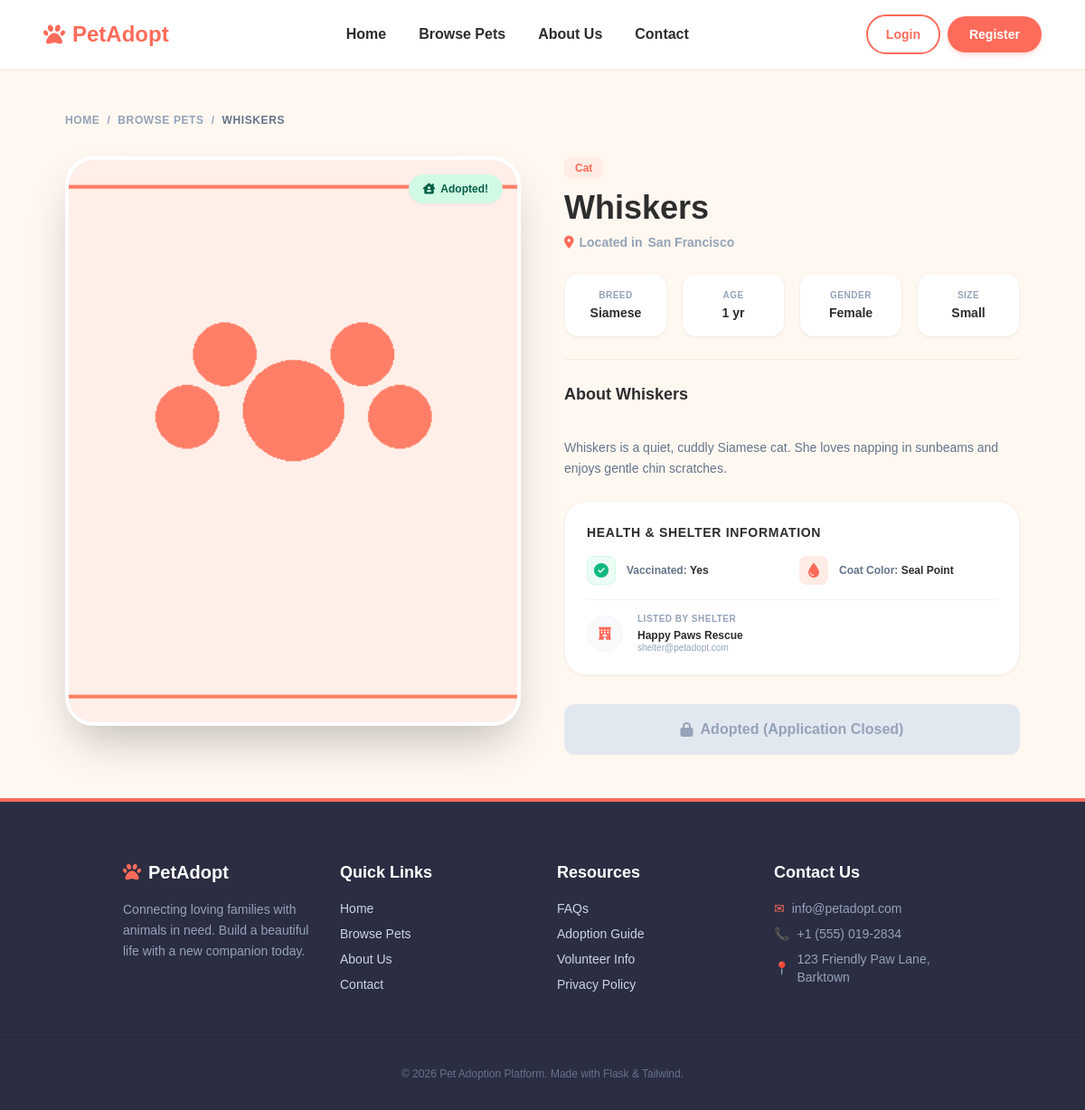
/pets/2, run on the app's committed database.
### models.py (models this page shows, shortened)
class Pet(db.Model):
    __tablename__ = 'pets'
    id = db.Column(db.Integer, primary_key=True)
    name = db.Column(db.String(100), nullable=False)
    species = db.Column(db.String(50), nullable=False)  # Dog, Cat, Rabbit, Bird, Other
    breed = db.Column(db.String(100), nullable=True)
    age = db.Column(db.Integer, nullable=True)
    gender = db.Column(db.String(20), nullable=False)  # Male, Female
    size = db.Column(db.String(20), nullable=False)  # Small, Medium, Large
    color = db.Column(db.String(50), nullable=True)
    description = db.Column(db.Text, nullable=True)
    photo = db.Column(db.String(255), nullable=True, default='default_pet.png')
    location = db.Column(db.String(100), nullable=False)
    vaccinated = db.Column(db.Boolean, default=False)
    is_adopted = db.Column(db.Boolean, default=False)
    shelter_id = db.Column(db.Integer, db.ForeignKey('users.id'), nullable=False)
    created_at = db.Column(db.DateTime, default=datetime.utcnow)
    applications = db.relationship('AdoptionApplication', backref='pet', lazy=True, cascade="all, delete-orphan")

class User(db.Model, UserMixin):
    __tablename__ = 'users'
    id = db.Column(db.Integer, primary_key=True)
    name = db.Column(db.String(100), nullable=False)
    email = db.Column(db.String(120), unique=True, nullable=False)
    password_hash = db.Column(db.String(255), nullable=False)
    role = db.Column(db.String(20), nullable=False, default='adopter')  # adopter, shelter, admin
    phone = db.Column(db.String(20), nullable=True)
    city = db.Column(db.String(100), nullable=True)
    created_at = db.Column(db.DateTime, default=datetime.utcnow)
    pets = db.relationship('Pet', backref='shelter', lazy=True, cascade="all, delete-orphan")
    applications = db.relationship('AdoptionApplication', backref='applicant', lazy=True, cascade="all, delete-orphan")

### pet_routes.py (the view)
@pets_bp.route('/pets/<int:pet_id>')
def pet_detail(pet_id):
    pet = Pet.query.get_or_404(pet_id)
    return render_template('pets/pet_detail.html', pet=pet)

### templates/pets/pet_detail.html (shortened to what this page needs)
{% extends 'base.html' %}
{% block content %}
<div class="container mx-auto max-w-6xl px-6 md:px-12 py-12">
    <nav class="flex items-center gap-2 text-xs font-bold uppercase tracking-wider text-slate-400 mb-8 text-left animate-fade-in-up">
        <a href="{{ url_for('general.home') }}" class="hover:text-primary transition-colors">Home</a>
        <span>/</span>
        <a href="{{ url_for('pets.pet_list') }}" class="hover:text-primary transition-colors">Browse Pets</a>
        <span>/</span>
        <span class="text-slate-500">{{ pet.name }}</span>
    </nav>
    <div class="grid grid-cols-1 lg:grid-cols-12 gap-12 items-start text-left">
        <div class="lg:col-span-6 animate-fade-in-up">
            <div class="relative rounded-[32px] overflow-hidden border-4 border-white shadow-2xl aspect-[4/5] bg-slate-100 group">
                <div class="absolute top-4 right-4 z-10">
                    {% if pet.is_adopted %}
                        <span class="inline-flex items-center gap-1.5 text-xs font-bold px-4 py-2 bg-emerald-100 text-emerald-800 rounded-full shadow-sm">
                            <i class="fa-solid fa-house-chimney-user"></i> Adopted!
                        </span>
                    {% else %}
                        <span class="inline-flex items-center gap-1.5 text-xs font-bold px-4 py-2 bg-amber-100 text-amber-800 rounded-full shadow-sm">
                            <i class="fa-solid fa-heart-pulse"></i> Available
                        </span>
                    {% endif %}
                </div>
                {% if pet.photo %}
                    <img
                      src="{{ url_for('static', filename='uploads/pet_photos/' + pet.photo) }}"
                      alt="{{ pet.name }}"
                      class="w-full h-full object-cover transition-transform duration-700 group-hover:scale-105"
                    />
                {% else %}
                    <img
                      src="{{ url_for('static', filename='uploads/pet_photos/default_pet.png') }}"
                      alt="{{ pet.name }}"
                      class="w-full h-full object-cover transition-transform duration-700 group-hover:scale-105"
                    />
                {% endif %}
            </div>
        </div>
        <div class="lg:col-span-6 flex flex-col gap-6 animate-fade-in-up" style="animation-delay: 100ms;">
            <div>
                <span class="inline-flex items-center gap-1 px-3 py-1 bg-primary-light text-primary rounded-lg text-xs font-bold mb-3">
                    {{ pet.species }}
                </span>
                <h1 class="text-4xl font-black text-dark mb-2">{{ pet.name }}</h1>
                <p class="text-slate-400 text-sm font-semibold flex items-center gap-1.5">
                    <i class="fa-solid fa-location-dot text-primary"></i>
                    Located in <strong>{{ pet.location }}</strong>
                </p>
            </div>
            <div class="grid grid-cols-2 sm:grid-cols-4 gap-4">
                <div class="bg-white border border-border/60 rounded-2xl p-4 shadow-sm text-center">
                    <span class="block text-[10px] font-bold text-slate-400 uppercase tracking-wider mb-1">Breed</span>
                    <strong class="text-dark text-sm leading-tight block truncate">{% if pet.breed %}{{ pet.breed }}{% else %}Mixed{% endif %}</strong>
                </div>
                <div class="bg-white border border-border/60 rounded-2xl p-4 shadow-sm text-center">
                    <span class="block text-[10px] font-bold text-slate-400 uppercase tracking-wider mb-1">Age</span>
                    <strong class="text-dark text-sm leading-tight block truncate">{{ pet.age }} {% if pet.age == 1 %}yr{% else %}yrs{% endif %}</strong>
                </div>
                <div class="bg-white border border-border/60 rounded-2xl p-4 shadow-sm text-center">
                    <span class="block text-[10px] font-bold text-slate-400 uppercase tracking-wider mb-1">Gender</span>
                    <strong class="text-dark text-sm leading-tight block truncate">{{ pet.gender }}</strong>
                </div>
                <div class="bg-white border border-border/60 rounded-2xl p-4 shadow-sm text-center">
                    <span class="block text-[10px] font-bold text-slate-400 uppercase tracking-wider mb-1">Size</span>
                    <strong class="text-dark text-sm leading-tight block truncate">{{ pet.size }}</strong>
                </div>
            </div>
            <div class="border-t border-[#f1e3d3]/60 pt-6">
                <h3 class="text-lg font-black text-dark mb-3">About {{ pet.name }}</h3>
                <p class="text-slate-500 text-sm leading-relaxed whitespace-pre-line">
                    {% if pet.description %}{{ pet.description }}{% else %}No description provided for {{ pet.name }}. Please request more information from the partner shelter listed below.{% endif %}
                </p>
            </div>
            <div class="bg-white border border-border/60 rounded-[24px] p-6 shadow-sm">
                <h3 class="text-sm font-black text-dark uppercase tracking-wider mb-4">Health & Shelter Information</h3>
                <div class="space-y-4">
                    <div class="grid grid-cols-1 sm:grid-cols-2 gap-4">
                        <div class="flex items-center gap-3">
                            <div class="w-8 h-8 rounded-lg bg-emerald-50 border border-emerald-100 flex items-center justify-center text-emerald-500">
                                <i class="fa-solid {% if pet.vaccinated %}fa-circle-check{% else %}fa-circle-xmark text-red-400{% endif %}"></i>
                            </div>
                            <span class="text-xs text-slate-500 font-semibold">
                                Vaccinated: <strong class="text-dark">{% if pet.vaccinated %}Yes{% else %}No{% endif %}</strong>
                            </span>
                        </div>
                        <div class="flex items-center gap-3">
                            <div class="w-8 h-8 rounded-lg bg-primary-light flex items-center justify-center text-primary">
                                <i class="fa-solid fa-droplet"></i>
                            </div>
                            <span class="text-xs text-slate-500 font-semibold">
                                Coat Color: <strong class="text-dark">{% if pet.color %}{{ pet.color }}{% else %}N/A{% endif %}</strong>
                            </span>
                        </div>
                    </div>
                    <div class="border-t border-slate-100 pt-4 flex gap-4 items-center">
                        <div class="w-10 h-10 rounded-full bg-slate-50 border border-slate-100 flex items-center justify-center text-slate-400 flex-shrink-0">
                            <i class="fa-solid fa-hotel text-sm text-primary"></i>
                        </div>
                        <div class="text-left">
                            <p class="text-[10px] text-slate-400 font-bold uppercase tracking-wider leading-none mb-1">Listed By Shelter</p>
                            <p class="text-xs font-black text-dark leading-normal">{{ pet.shelter.name }}</p>
                            <p class="text-[10px] text-slate-400 font-medium leading-none">{{ pet.shelter.email }}</p>
                        </div>
                    </div>
                </div>
            </div>
            <div class="pt-2">
                {% if pet.is_adopted %}
                    <button
                      class="w-full py-4 bg-slate-200 text-slate-400 font-bold rounded-xl text-base flex items-center justify-center gap-2 cursor-not-allowed"
                      disabled
                    >
                        <i class="fa-solid fa-lock"></i> Adopted (Application Closed)
                    </button>
                {% endif %}
            </div>
        </div>
    </div>
</div>
{% endblock %}

### static/css/style.css (style rules this page uses)
.animate-fade-in-up { opacity: 0; animation: fadeInUp 0.7s cubic-bezier(0.16, 1, 0.3, 1) forwards; }

### data on the page
Pet: name "WHISKERS", photo (placeholder picture), species "Cat", name "Whiskers", location "San Francisco", breed "Siamese", age "1", gender "Female", size "Small", description "Whiskers is a quiet, cuddly Siamese cat. She loves napping in sunbeams and enjoys gentle chin scratches.", color "Seal Point"
User: shelter.name "Happy Paws Rescue", shelter.email "shelter@petadopt.com"
